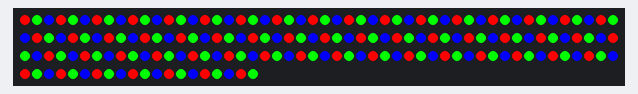
Recording of a sketch running on a simulated Arduino Uno, built with avr-gcc and run on an emulated ATmega328P. Shown: 170 RGB LEDs in strip order, left to right, continuing on the next row. Dim RGB values are drawn brighter than linear.

Above: at 4.16 s.
At 4.67 s:
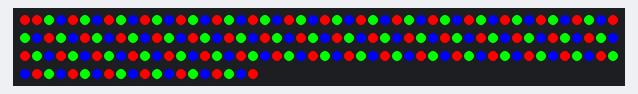
At 5.19 s:
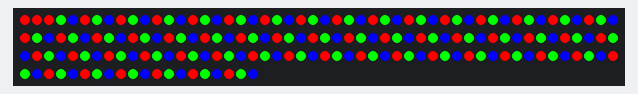
At 7.7 s:
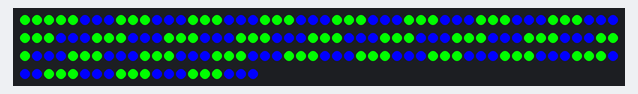
At 22.8 s:
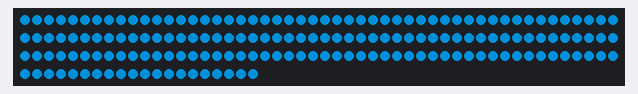
At 32.9 s:
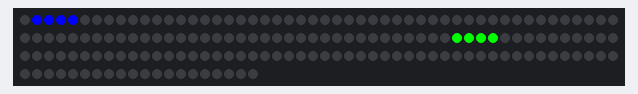

The sketch:

LightShow.ino
```cpp
// Simple NeoPixel test.  Lights just a few pixels at a time so a
// long strip can safely be powered from Arduino 5V pin.  Arduino
// may nonetheless hiccup when LEDs are first connected and not
// accept code.  So upload code first, unplug USB, connect pixels
// to GND FIRST, then +5V and digital pin 6, then re-plug USB.
// A working strip will show a few pixels moving down the line,
// cycling between red, green and blue.  If you get no response,
// might be connected to wrong end of strip -- look for the data
// direction arrows printed on the strip.

#include <Adafruit_NeoPixel.h>

#define PIN    6
#define N_LEDS 170 // 5 meter reel @ 30 LEDs/m

Adafruit_NeoPixel strip = Adafruit_NeoPixel(N_LEDS, PIN, NEO_GRB + NEO_KHZ800);

int Red = 0xFF0000;
int Green = 0x00FF00;
int Blue = 0x0000FF;

int count = 0;

void setup() {
  strip.begin();
}

void loop() {
if (count%2 == 0) chaseforward(Green); // Green
if (count%3 == 0) chasebackward(Blue); // Blue
if (count%5 == 0) repel(Green);
if (count%7 == 0) collide(Blue);
if (count%11 == 0) chase_rainbow();
if (count%13 == 0) collide(Blue);
if (count%17 == 0) circle();
if (count%19 == 0) GBRotate();
if (count%23 == 0) Glow();
count++;
if (count > 999999999) count = 0;
}

static void circle(void) {
  for (int k=0; k<3; k++) {
  for(uint16_t i=0; i<strip.numPixels()+4; i++) {
      strip.setPixelColor(i  , Green); // Draw new pixel
      strip.setPixelColor(i-4, 0); // Erase pixel a few steps back

      strip.setPixelColor((i+42)%170  , Blue); // Draw new pixel
      strip.setPixelColor((i+42-4)%170, 0); // Erase pixel a few steps back

      strip.setPixelColor((i+85)%170  , Green); // Draw new pixel
      strip.setPixelColor((i+85-4)%170, 0); // Erase pixel a few steps back

      strip.setPixelColor((i+127)%170  , Blue); // Draw new pixel
      strip.setPixelColor((i+127-4)%170, 0); // Erase pixel a few steps back

      strip.show();
  }

  for(uint16_t i=strip.numPixels()+4; i>0; i--) {
      strip.setPixelColor(i  , Green); // Draw new pixel
      strip.setPixelColor(i+4, 0); // Erase pixel a few steps back

      strip.setPixelColor((i+42)%170  , Blue); // Draw new pixel
      strip.setPixelColor((i+42+4)%170, 0); // Erase pixel a few steps back

      strip.setPixelColor((i+85)%170  , Green); // Draw new pixel
      strip.setPixelColor((i+85+4)%170, 0); // Erase pixel a few steps back

      strip.setPixelColor((i+127)%170  , Blue); // Draw new pixel
      strip.setPixelColor((i+127+4)%170, 0); // Erase pixel a few steps back

      strip.show();
  }
  }
}

static void chaseforward(uint32_t c) {
  for(uint16_t i=0; i<strip.numPixels()+4; i++) {
      strip.setPixelColor(i  , c); // Draw new pixel
      strip.setPixelColor(i-4, 0); // Erase pixel a few steps back

      strip.setPixelColor((i+85)%170  , 0x0000FF); // Draw new pixel
      strip.setPixelColor((i+85-4)%170, 0); // Erase pixel a few steps back

      strip.show();
  }
}

static void chasebackward(uint32_t c) {
  for(uint16_t i=strip.numPixels()+4; i>0; i--) {
      strip.setPixelColor(i  , c); // Draw new pixel
      strip.setPixelColor(i+4, 0); // Erase pixel a few steps back

      strip.setPixelColor((i+85)%170  , 0x00FF00); // Draw new pixel
      strip.setPixelColor((i+85+4)%170, 0); // Erase pixel a few steps back

      strip.show();
  }
}

static void collide(uint32_t c) {
  for(uint16_t i=0; i<(strip.numPixels()+4)/2; i++) {
      strip.setPixelColor(i  , c); // Draw new pixel
      strip.setPixelColor(i-4, 0); // Erase pixel a few steps back

      strip.setPixelColor(strip.numPixels()+4 - i  , c); // Draw new pixel
      strip.setPixelColor(strip.numPixels()+4 - i + 4, 0); // Erase pixel a few steps back
      strip.show();
  }
}

static void repel(uint32_t c) {
  for(uint16_t i=0; i<strip.numPixels()+4; i++) {

      strip.setPixelColor(i  , c); // Draw new pixel
      strip.setPixelColor(i-4, 0); // Erase pixel a few steps back

      strip.setPixelColor(strip.numPixels()+4 - i  , c); // Draw new pixel
      strip.setPixelColor(strip.numPixels()+4 - i + 4, 0); // Erase pixel a few steps back


//      if (i<80) delay(i/2);
//      if (i>95) delay(95/2 - i/2);

      if (i< 80 || i> 95) strip.show();

  }
}

static void chase_rainbow(void) {
  for(int k=0;k<3;k++){
  for(uint16_t j=0; j<3; j++) {
  for(uint16_t i=0; i<57; i++) {
      strip.setPixelColor(i*3+j   , 0xFF0000); // Draw new pixel
      strip.setPixelColor(i*3+1+j , 0x00FF00); // Draw new pixel
      strip.setPixelColor(i*3+2+j , 0x0000FF); // Draw new pixel
    }
     strip.show();
     delay(120);
  }
  }

  for(int k=0;k<6;k++){
  for(uint16_t j=0; j<3; j++) {
  for(uint16_t i=0; i<42; i++) {
      strip.setPixelColor(i*4+j, 0x00FF00); // Draw new pixel
      strip.setPixelColor(i*4+1+j, 0x00FF00); // Draw new pixel
      strip.setPixelColor(i*4+2+j , 0x0000FF); // Draw new pixel
      strip.setPixelColor(i*4+3+j , 0x0000FF); // Draw new pixel
    }
     strip.show();
     delay(60);
  }
  }

  for(int k=0;k<6;k++){
  for(uint16_t j=0; j<3; j++) {
  for(uint16_t i=0; i<28; i++) {
      strip.setPixelColor(i*6+j , 0x00FF00); // Draw new pixel
      strip.setPixelColor(i*6+1+j , 0x00FF00); // Draw new pixel
      strip.setPixelColor(i*6+2+j , 0x00FF00); // Draw new pixel
      strip.setPixelColor(i*6+3+j , 0x0000FF); // Draw new pixel
      strip.setPixelColor(i*6+4+j , 0x0000FF); // Draw new pixel
      strip.setPixelColor(i*6+5+j , 0x0000FF); // Draw new pixel
    }
     strip.show();
     delay(60);
  }
  }
}

static void GBRotate(void) {

    for(uint16_t i=0; i<strip.numPixels()+4; i++) { // 1/2
      strip.setPixelColor(i  , 0x0000FF); // Draw new pixel
      strip.setPixelColor((i+85)%170  , 0x00FF00); // Draw new pixel
      strip.show();
    }

    for(uint16_t i=0; i<strip.numPixels()+4; i++) { // 1/4
      strip.setPixelColor(i  , 0x0000FF); // Draw new pixel
      strip.setPixelColor((i+170/4*2)%170  , 0x00FF00); // Draw new pixel
      strip.setPixelColor((i+170/4*3)%170  , 0x0000FF); // Draw new pixel
      strip.setPixelColor((i+170/4*4)%170  , 0x00FF00); // Draw new pixel
      strip.show();
    }

    for(uint16_t i=0; i<strip.numPixels()+4; i++) { // 1/8
      strip.setPixelColor(i  , 0x0000FF); // Draw new pixel
      strip.setPixelColor((i+170/8*1)%170  , 0x00FF00); // Draw new pixel
      strip.setPixelColor((i+170/8*2)%170  , 0x0000FF); // Draw new pixel
      strip.setPixelColor((i+170/8*3)%170  , 0x00FF00); // Draw new pixel
      strip.setPixelColor((i+170/8*4)%170  , 0x0000FF); // Draw new pixel
      strip.setPixelColor((i+170/8*5)%170  , 0x00FF00); // Draw new pixel
      strip.setPixelColor((i+170/8*6)%170  , 0x0000FF); // Draw new pixel
      strip.setPixelColor((i+170/8*7)%170  , 0x00FF00); // Draw new pixel
      strip.show();
    }

    for(uint16_t i=0; i<strip.numPixels()+4; i++) { // 1/16
      strip.setPixelColor(i  , 0x0000FF); // Draw new pixel
      strip.setPixelColor((i+170/16*1)%170  , 0x00FF00); // Draw new pixel
      strip.setPixelColor((i+170/16*2)%170  , 0x0000FF); // Draw new pixel
      strip.setPixelColor((i+170/16*3)%170  , 0x00FF00); // Draw new pixel
      strip.setPixelColor((i+170/16*4)%170  , 0x0000FF); // Draw new pixel
      strip.setPixelColor((i+170/16*5)%170  , 0x00FF00); // Draw new pixel
      strip.setPixelColor((i+170/16*6)%170  , 0x0000FF); // Draw new pixel
      strip.setPixelColor((i+170/16*7)%170  , 0x00FF00); // Draw new pixel
      strip.setPixelColor((i+170/16*8)%170  , 0x0000FF); // Draw new pixel
      strip.setPixelColor((i+170/16*9)%170  , 0x00FF00); // Draw new pixel
      strip.setPixelColor((i+170/16*10)%170  , 0x0000FF); // Draw new pixel
      strip.setPixelColor((i+170/16*11)%170  , 0x00FF00); // Draw new pixel
      strip.setPixelColor((i+170/16*12)%170  , 0x0000FF); // Draw new pixel
      strip.setPixelColor((i+170/16*13)%170  , 0x00FF00); // Draw new pixel
      strip.setPixelColor((i+170/16*14)%170  , 0x0000FF); // Draw new pixel
      strip.setPixelColor((i+170/16*15)%170  , 0x00FF00); // Draw new pixel
      strip.show();
    }

    for(uint16_t i=0; i<strip.numPixels()+4; i++) { // 1/16
      strip.setPixelColor(i  , 0x0000FF); // Draw new pixel
      strip.setPixelColor((i+170/32*1)%170  , 0x00FF00); // Draw new pixel
      strip.setPixelColor((i+170/32*2)%170  , 0x0000FF); // Draw new pixel
      strip.setPixelColor((i+170/32*3)%170  , 0x00FF00); // Draw new pixel
      strip.setPixelColor((i+170/32*4)%170  , 0x0000FF); // Draw new pixel
      strip.setPixelColor((i+170/32*5)%170  , 0x00FF00); // Draw new pixel
      strip.setPixelColor((i+170/32*6)%170  , 0x0000FF); // Draw new pixel
      strip.setPixelColor((i+170/32*7)%170  , 0x00FF00); // Draw new pixel
      strip.setPixelColor((i+170/32*8)%170  , 0x0000FF); // Draw new pixel
      strip.setPixelColor((i+170/32*9)%170  , 0x00FF00); // Draw new pixel
      strip.setPixelColor((i+170/32*10)%170  , 0x0000FF); // Draw new pixel
      strip.setPixelColor((i+170/32*11)%170  , 0x00FF00); // Draw new pixel
      strip.setPixelColor((i+170/32*12)%170  , 0x0000FF); // Draw new pixel
      strip.setPixelColor((i+170/32*13)%170  , 0x00FF00); // Draw new pixel
      strip.setPixelColor((i+170/32*14)%170  , 0x0000FF); // Draw new pixel
      strip.setPixelColor((i+170/32*15)%170  , 0x00FF00); // Draw new pixel
      strip.setPixelColor((i+170/32*16)%170  , 0x0000FF); // Draw new pixel
      strip.setPixelColor((i+170/32*17)%170  , 0x00FF00); // Draw new pixel
      strip.setPixelColor((i+170/32*18)%170  , 0x0000FF); // Draw new pixel
      strip.setPixelColor((i+170/32*19)%170  , 0x00FF00); // Draw new pixel
      strip.setPixelColor((i+170/32*20)%170  , 0x0000FF); // Draw new pixel
      strip.setPixelColor((i+170/32*21)%170  , 0x00FF00); // Draw new pixel
      strip.setPixelColor((i+170/32*22)%170  , 0x0000FF); // Draw new pixel
      strip.setPixelColor((i+170/32*23)%170  , 0x00FF00); // Draw new pixel
      strip.setPixelColor((i+170/32*24)%170  , 0x0000FF); // Draw new pixel
      strip.setPixelColor((i+170/32*25)%170  , 0x00FF00); // Draw new pixel
      strip.setPixelColor((i+170/32*26)%170  , 0x0000FF); // Draw new pixel
      strip.setPixelColor((i+170/32*27)%170  , 0x00FF00); // Draw new pixel
      strip.setPixelColor((i+170/32*28)%170  , 0x0000FF); // Draw new pixel
      strip.setPixelColor((i+170/32*29)%170  , 0x00FF00); // Draw new pixel
      strip.setPixelColor((i+170/32*30)%170  , 0x0000FF); // Draw new pixel
      strip.setPixelColor((i+170/32*31)%170  , 0x00FF00); // Draw new pixel
      strip.show();
    }


}

static void Glow(void) {
  for(int k=10; k<25000; k*=1.1) {
  for(uint16_t i=0; i<strip.numPixels()+4; i++) {
      strip.setPixelColor(i  , k); // Draw new pixel
  }
  strip.show();
  }

}
```

Measured:
- what the display in image 3 shows lasts 15.1 s, from 7.7 s to 22.8 s
- what the display in image 4 shows lasts 1.2 s, from 22.8 s to 24.0 s
